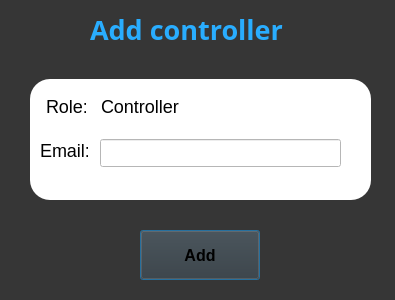
<?xml version="1.0" encoding="UTF-8"?>
<ui version="4.0">
 <class>Dialog</class>
 <widget class="QDialog" name="Dialog">
  <property name="geometry">
   <rect>
    <x>0</x>
    <y>0</y>
    <width>395</width>
    <height>300</height>
   </rect>
  </property>
  <property name="windowTitle">
   <string>Dialog</string>
  </property>
  <property name="styleSheet">
   <string notr="true">background-color: rgb(54, 54, 54);</string>
  </property>
  <widget class="QPushButton" name="btnAddRole">
   <property name="geometry">
    <rect>
     <x>140</x>
     <y>230</y>
     <width>120</width>
     <height>50</height>
    </rect>
   </property>
   <property name="font">
    <font>
     <family>Arial</family>
     <pointsize>12</pointsize>
     <weight>75</weight>
     <bold>true</bold>
    </font>
   </property>
   <property name="layoutDirection">
    <enum>Qt::LeftToRight</enum>
   </property>
   <property name="styleSheet">
    <string notr="true">QPushButton {
	background-color: qlineargradient(spread:reflect, x1:0, y1:0, x2:1, y2:0, stop:0 				rgba(0, 235, 235, 255), stop:1 rgba(85, 255, 255, 255));
	color: rgb(0, 0, 0);
	border-radius : 25px;
}

QPushButton:hover{
	background-color: qlineargradient(spread:reflect, x1:0, y1:0, x2:1, y2:0, stop:0.38806 rgba(255, 15, 172, 255), stop:0.995025 rgba(255, 43, 198, 255));
};</string>
   </property>
   <property name="text">
    <string>Add</string>
   </property>
  </widget>
  <widget class="QWidget" name="widget" native="true">
   <property name="geometry">
    <rect>
     <x>20</x>
     <y>69</y>
     <width>361</width>
     <height>131</height>
    </rect>
   </property>
   <widget class="QWidget" name="configWidget" native="true">
    <property name="geometry">
     <rect>
      <x>10</x>
      <y>10</y>
      <width>341</width>
      <height>121</height>
     </rect>
    </property>
    <property name="styleSheet">
     <string notr="true">QWidget#configWidget {
	background-color: #fff;
	border-radius: 20px;
}

QLabel, QLineEdit {
	font-size: 18px;
}</string>
    </property>
    <widget class="QLabel" name="label_1">
     <property name="geometry">
      <rect>
       <x>16</x>
       <y>16</y>
       <width>40</width>
       <height>22</height>
      </rect>
     </property>
     <property name="styleSheet">
      <string notr="true">background-color: rgb(255, 255, 255);</string>
     </property>
     <property name="text">
      <string>Role:</string>
     </property>
    </widget>
    <widget class="QLabel" name="role">
     <property name="geometry">
      <rect>
       <x>71</x>
       <y>16</y>
       <width>251</width>
       <height>22</height>
      </rect>
     </property>
     <property name="styleSheet">
      <string notr="true">background-color: rgb(255, 255, 255);</string>
     </property>
     <property name="text">
      <string>Controller</string>
     </property>
    </widget>
    <widget class="QLabel" name="label_4">
     <property name="geometry">
      <rect>
       <x>10</x>
       <y>60</y>
       <width>48</width>
       <height>22</height>
      </rect>
     </property>
     <property name="styleSheet">
      <string notr="true">background-color: rgb(255, 255, 255);</string>
     </property>
     <property name="text">
      <string>Email:</string>
     </property>
    </widget>
    <widget class="QLineEdit" name="mail">
     <property name="geometry">
      <rect>
       <x>70</x>
       <y>60</y>
       <width>241</width>
       <height>28</height>
      </rect>
     </property>
     <property name="styleSheet">
      <string notr="true">background-color: rgb(255, 255, 255);</string>
     </property>
    </widget>
   </widget>
  </widget>
  <widget class="QLabel" name="label">
   <property name="geometry">
    <rect>
     <x>90</x>
     <y>10</y>
     <width>229</width>
     <height>39</height>
    </rect>
   </property>
   <property name="font">
    <font>
     <family>Microsoft Tai Le</family>
     <pointsize>20</pointsize>
     <weight>75</weight>
     <italic>false</italic>
     <bold>true</bold>
    </font>
   </property>
   <property name="styleSheet">
    <string notr="true">color: rgb(41, 173, 255);</string>
   </property>
   <property name="text">
    <string>Add controller</string>
   </property>
  </widget>
 </widget>
 <resources/>
 <connections/>
</ui>
